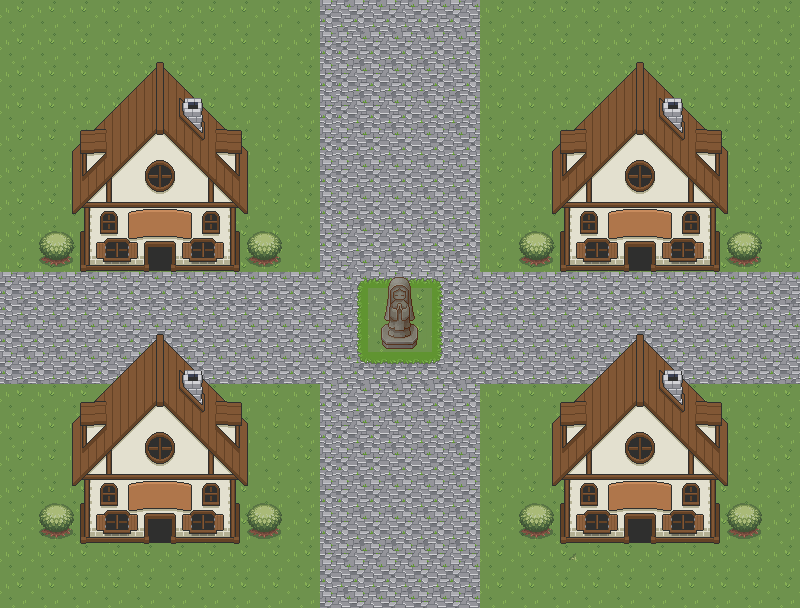

Below is a game level as drawn by its tile map, then a one-line description and the .tmx that defines it (tile-layer data replaced by summaries):
An orthogonal 50x38 tile map with 16x16 px tiles, 4 tile layers (Grass, Road, Decoration, Houses), 4 tilesets.

<map version="1.8" tiledversion="1.8.6" orientation="orthogonal" renderorder="right-down" width="50" height="38" tilewidth="16" tileheight="16" infinite="0" nextlayerid="5" nextobjectid="1">
 <tileset firstgid="1" source="../tsx/city/Forest.tsx" />
 <tileset firstgid="541" source="../tsx/city/Ground.tsx" />
 <tileset firstgid="5521" source="../tsx/city/Texture2.tsx" />
 <tileset firstgid="6545" source="../tsx/city/Props.tsx" />
 <layer id="1" name="Grass" width="50" height="38" locked="1">
  <data>[1900 cells, 1900 non-empty, 4 distinct tile ids]</data>
 </layer>
 <layer id="3" name="Road" width="50" height="38" locked="1">
  <data>[1900 cells, 660 non-empty, 20 distinct tile ids]</data>
 </layer>
 <layer id="4" name="Decoration" width="50" height="38" locked="1">
  <data>[1900 cells, 93 non-empty, 29 distinct tile ids]</data>
 </layer>
 <layer id="2" name="Houses" width="50" height="38" locked="1">
  <data>[1900 cells, 720 non-empty, 180 distinct tile ids]</data>
 </layer>
</map>
